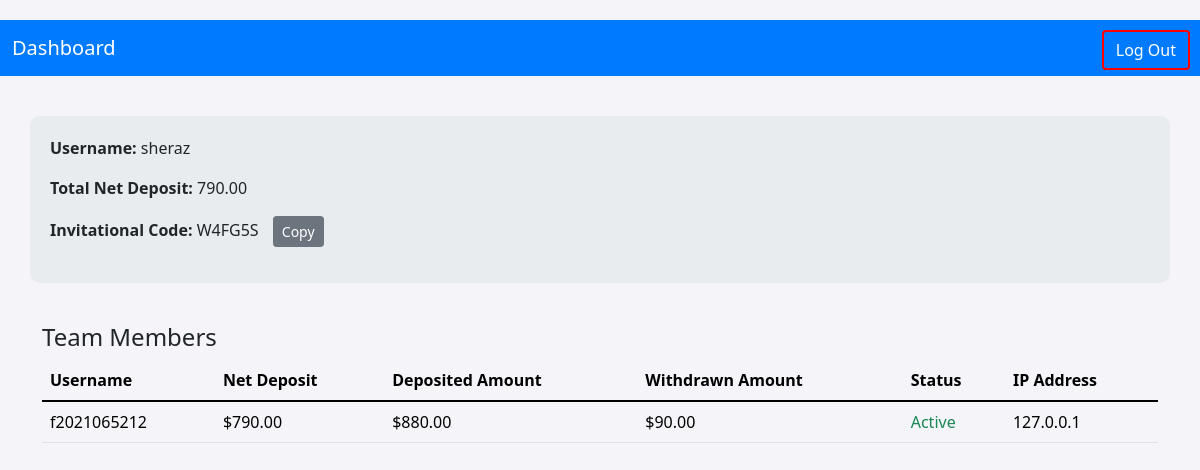
Page /Employee-Dashboard/ (signed in) on the earlier database version.
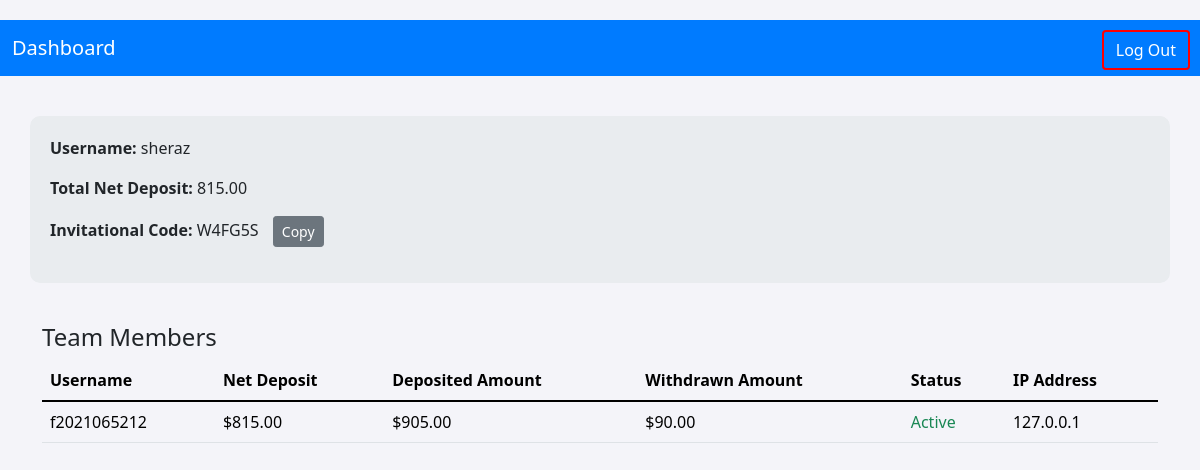
Same page on the later database version.
### accounts/models.py (models this page shows, shortened)
class User(AbstractUser):
    is_admin = models.BooleanField(default=False)
    is_employee = models.BooleanField(default=False)
    is_customer = models.BooleanField(default=False)
    invitation_code = models.CharField(max_length=100, blank=True,null=True, editable=False)

class UserIp(BaseModel):
    user=models.OneToOneField(User,on_delete=models.CASCADE,related_name='user_ip')
    ip_address=models.CharField(max_length=100)

### Employee/models.py (models this page shows, shortened)
class EmployeeDeposit(BaseModel):
    employee = models.OneToOneField(settings.AUTH_USER_MODEL, on_delete=models.CASCADE, related_name="employee_deposit")
    total_deposit = models.DecimalField(max_digits=10, decimal_places=2, default=0.00)
    net_deposit = models.DecimalField(max_digits=10, decimal_places=2, default=0.00)
    total_withdrawal=models.DecimalField(max_digits=10,decimal_places=2,default=0.00)
    last_updated = models.DateTimeField(auto_now=True)

### home/models.py (models this page shows, shortened)
class AccountBalance(BaseModel):
    user = models.OneToOneField(settings.AUTH_USER_MODEL, on_delete=models.CASCADE, related_name="balance")
    account_balance = models.DecimalField(max_digits=10, decimal_places=2, default=0.00)
    today_commission = models.DecimalField(max_digits=10, decimal_places=2, default=0.00)
    total_commission = models.DecimalField(max_digits=10, decimal_places=2, default=0.00)
    total_deposit = models.DecimalField(max_digits=10, decimal_places=2, default=0.00)
    total_withdrawal = models.DecimalField(max_digits=10, decimal_places=2, default=0.00)
    last_transaction_date = models.DateField(default=timezone.now)
    @property
    def net_deposit(self):
        return self.total_deposit - self.total_withdrawal

### accounts/views.py (the view)
# urls.py: path('Employee-Dashboard/',Employee_dashboard,name='Employee_dashboard'),
@login_required
def Employee_dashboard(request):
    if not request.user.is_employee:
        return render(request, "errors/not_authorized.html")  # Assume you have a not authorized page
    referred_users = User.objects.filter(invitation_code=request.user.invitation_code, is_customer=True)
    context = {
        'referred_users': referred_users
    }
    print(context)
    return render(request, "home/Employee_dashboard.html", context)

### templates/home/Employee_dashboard.html (shortened to what this page needs)
<!DOCTYPE html>
<html lang="en">
  <head>
    <link
      href="https://cdn.jsdelivr.net/npm/bootstrap@5.1.3/dist/css/bootstrap.min.css"
      rel="stylesheet"
    />
  </head>
  <body>
    <div class="dashboard-container">
      <nav class="navbar navbar-expand-lg">
        <div class="container-fluid">
          <a class="navbar-brand" href="{% url 'logout' %}">Dashboard</a>
         <button class="btn btn-outline-danger log-out-button" type="button" id="logoutButton">
    <a href="{% url 'logout' %}" style="text-decoration: none; color: inherit;">
        Log Out
    </a>
</button>
        </div>
      </nav>
      <div class="container profile-info">
        <p>
          <strong> Username:</strong>
          <span id="usernameDisplay">{{ request.user.username }}</span>
        </p>
        <p>
          <strong>Total Net Deposit:</strong>
          <span id="netDeposit">{{ request.user.employee_deposit.net_deposit }}</span>
        </p>
        <p>
          <strong>Invitational Code:</strong>
          <span id="invitationalCode">{{ request.user.invitation_code}}</span>
          <button
            class="btn btn-secondary btn-sm btn-copy"
            onclick="copyCode()"
          >
            Copy
          </button>
        </p>
      </div>
      <div class="container team-members">
        <h4>Team Members</h4>
        <table class="table" style="color:black">
          <thead>
            <tr >
              <th >Username</th>
              <th>Net Deposit</th>
              <th>Deposited Amount</th>
              <th>Withdrawn Amount</th>
              <th>Status</th>
              <th>IP Address</th>
            </tr>
          </thead>
          <tbody id="teamMembers">
            {% for user in referred_users %}
            <tr>
              <td>{{ user.username }}</td>
              <td>${{ user.balance.net_deposit }}</td>
              <td>${{ user.balance.total_deposit }}</td>
              <td>${{ user.balance.total_withdrawal }}</td>
              <td>
                                {% if user.is_active %}
                                    <span class="text-success">Active</span>
                                {% else %}
                                    <span class="text-danger">Inactive</span>
                                {% endif %}
                            </td>
              <td>{{ user.user_ip.ip_address }}</td>
            </tr>
            {% endfor %}
          </tbody>
        </table>
      </div>
    </div>
  </body>
</html>

Differences in the rows shown:
changed through a linked row, User "sheraz": user.employee_deposit.net_deposit "790.00" → "815.00"
changed through a linked row, User (number 2 of 2 on the later page): balance.net_deposit "790.00" → "815.00"; balance.total_deposit "880.00" → "905.00"
